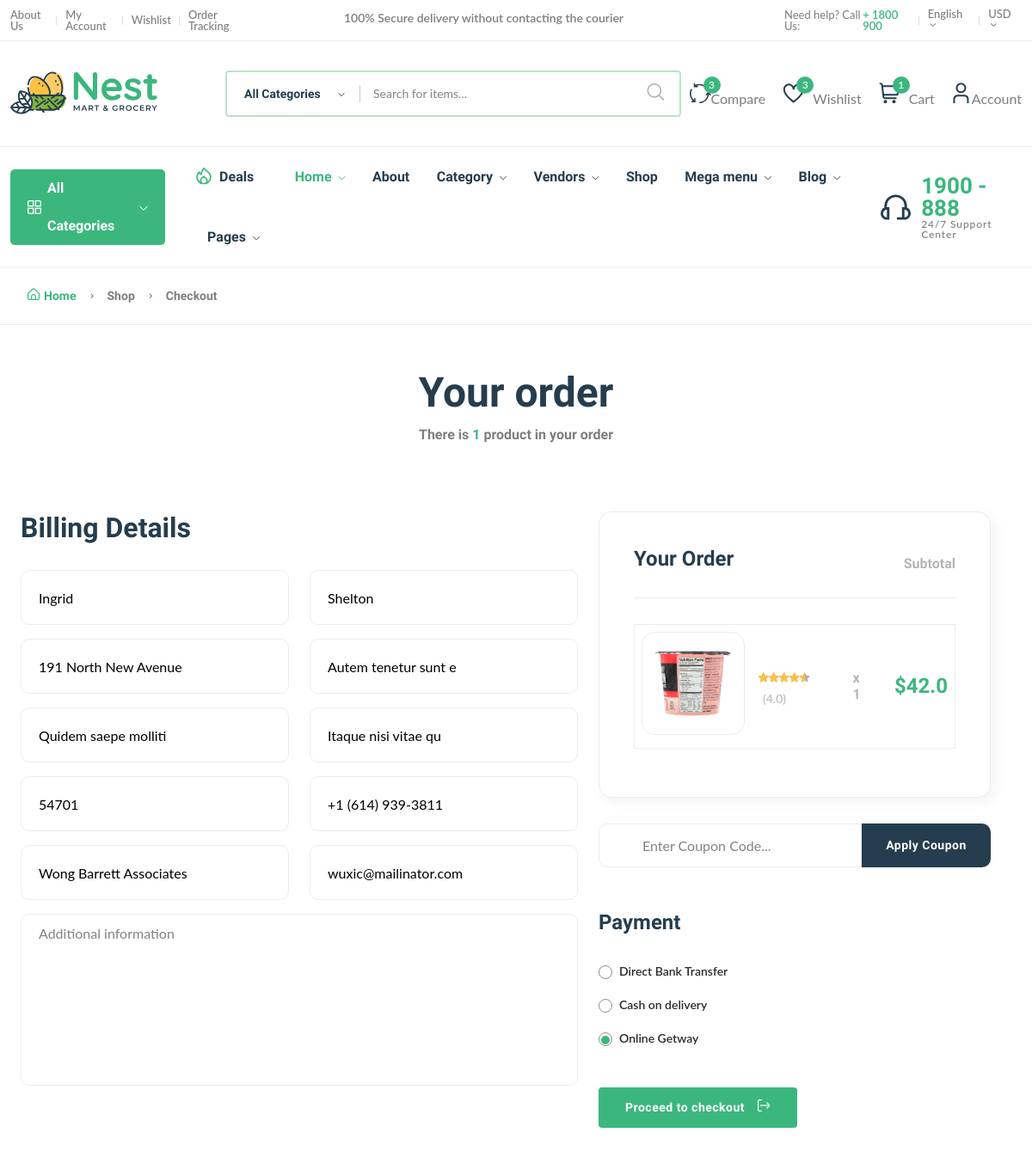
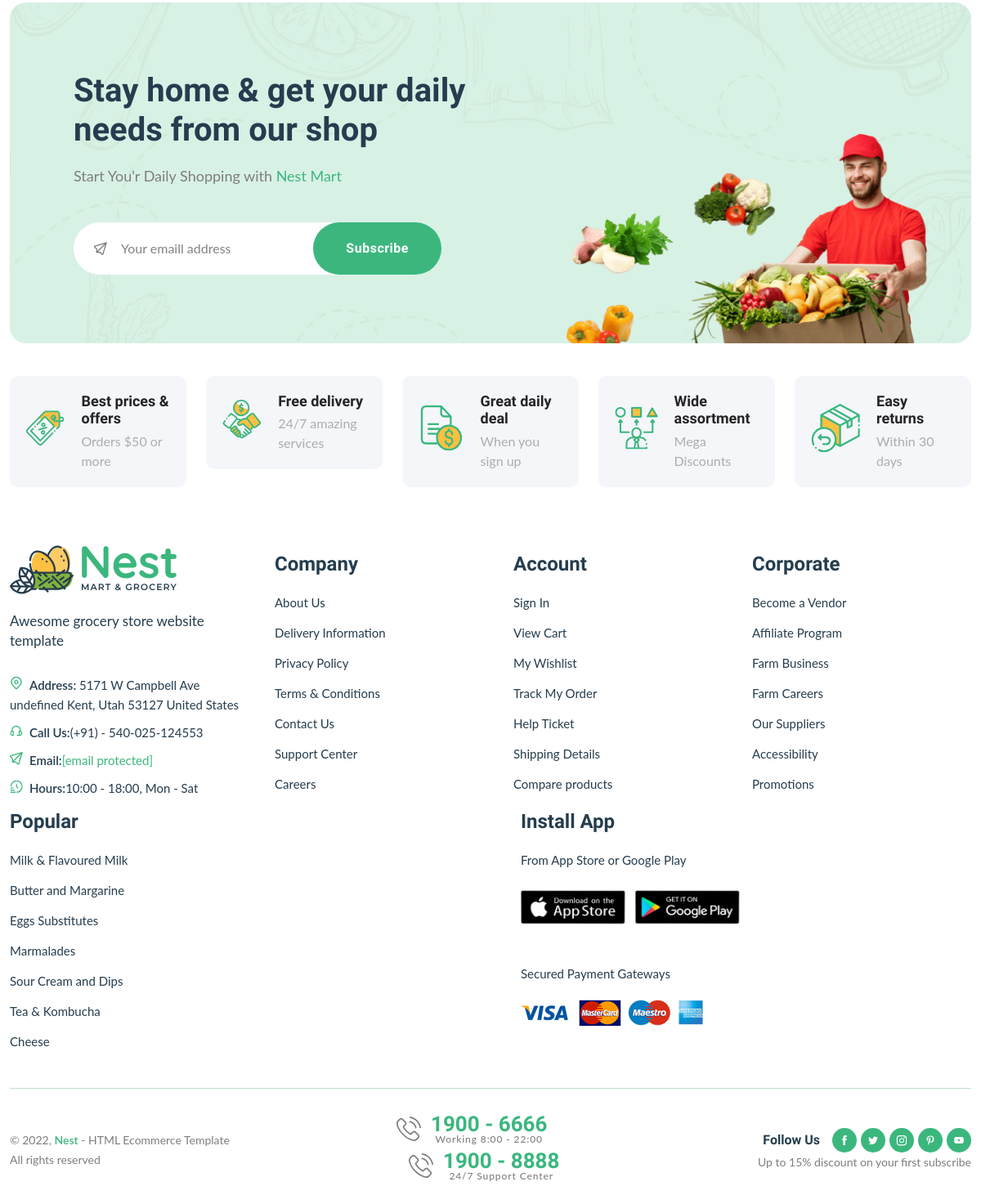
The page /order/place-order/ (signed in) on the database its author committed (2 pictures, top to bottom).
### userauths/models.py (models this page shows, shortened)
class Address(models.Model):
    user = models.ForeignKey(User, on_delete=models.CASCADE, blank=True)
    first_name = models.CharField(max_length=100, default='First name')
    last_name = models.CharField(max_length=100, default='Last name')
    address1 = models.CharField(max_length=255, default='Address 1')
    address2 = models.CharField(max_length=255, blank=True, null=True, default='Address 2')
    zipcode = models.CharField(max_length=20, blank=True, null=True, default='000')
    phone = models.CharField(max_length=20, null=True, default='Phone')
    city = models.CharField(max_length=255, blank=True, null=True, default='City')
    country = models.CharField(max_length=255, blank=True, null=True, default='Country')
    company_name = models.CharField(max_length=255, blank=True, null=True)
    email = models.EmailField()
    additional_information = models.TextField(blank=True, null=True)
    status = models.BooleanField(default=False)
    class Meta:
        verbose_name_plural = 'Address'

### cart/models.py (models this page shows, shortened)
class Cart(models.Model):
    user = models.ForeignKey(User, on_delete=models.CASCADE)
    product = models.ForeignKey(Product, on_delete=models.CASCADE, null=True, blank=True)
    product_quantity = models.IntegerField()
    product_subtotal = models.FloatField(null=True, blank=True)

### core/models.py (models this page shows, shortened)
class Product(models.Model):
    pid = ShortUUIDField(
        unique=True,
        length=10,
        max_length=30,
        alphabet='abcdefgh12345'
        )
    user = models.ForeignKey(User, on_delete=models.SET_NULL, null=True) # noqa
    category = models.ForeignKey(
        Category,
        on_delete=models.SET_NULL,
        null=True,
        related_name='category',
        )
    vendor = models.ForeignKey(
        Vendor,
        on_delete=models.SET_NULL,
        null=True,
        related_name='vendor'
        )
    title = models.CharField(max_length=100, default="Title here")
    image = models.ImageField(upload_to=user_directory_path, default='product.jpg') # noqa
    description = CKEditor5Field(null=True, blank=True, default='This is a product', config_name='extends') # noqa
    price = models.DecimalField(max_digits=99999999, decimal_places=2, default='0.99') # noqa
    old_price = models.DecimalField(max_digits=99999999, decimal_places=2, default='1.99') # noqa
    specifications = CKEditor5Field(null=True, blank=True, default='Specification', config_name='extends') # noqa
    tags = TaggableManager(blank=True)
    product_status = models.CharField(choices=STATUS, max_length=10, default='in_review') # noqa
    status = models.BooleanField(default=True)
    in_stock = models.BooleanField(default=True)
    featured = models.BooleanField(default=False)
    digital = models.BooleanField(default=False)
    stock_count = models.PositiveIntegerField(blank=True, null=True)
    product_type = models.CharField(max_length=100, default="Ornganic", blank=True, null=True)
    manufactured = models.DateTimeField(auto_now_add=False, null=True, blank=True)
    life = models.CharField(max_length=100, default="100 Days", blank=True, null=True)
    sku = ShortUUIDField(
        unique=True,
        length=4,
        max_length=10,
        prefix='sku',
        alphabet='1234567890'
        )
    date = models.DateTimeField(auto_now_add=True)
    updated = models.DateTimeField(auto_now=True)

### order/views.py (the view)
# urls.py: path("place-order/", views.place_order, name='place_order'),
def place_order(request):
    try:
        address = Address.objects.get(user=request.user)
    except Address.DoesNotExist:
        address = None
    total_amount = 0
    try:
        checkout_items = Cart.objects.filter(
            user=request.user
        )
        for item in checkout_items:
            total_amount += item.product_quantity * item.product.price
    except Cart.DoesNotExist:
        checkout_items = None
    try:
        order, order_created = Order.objects.get_or_create(
            user=request.user,
            price=total_amount,
            product_status='processing',
            paid_status=False,
            defaults={
                'address': address,
                'invoice_number': order_number()
            }
        )
        if not order_created:
            order.invoice_number = order_number()
            order.address = address
            order.save()
    except Order.DoesNotExist:
        pass
    try:
        for item in checkout_items:
            order_item, order_item_created = OrderItem.objects.get_or_create(
                order=order,
                item=item.product.title,
                quantity=item.product_quantity,
                image=item.product.image,
                price=item.product.price,
                total=item.product.price*item.product_quantity,
                product_status=order.product_status.capitalize()
            )
            if not order_item_created:
                order.save()
    except OrderItem.DoesNotExist:
        pass
    total_amount = 0
    try:
        checkout_items = Cart.objects.filter(
            user=request.user
        )
        for item in checkout_items:
            total_amount += item.product_quantity * item.product.price
    except Cart.DoesNotExist:
        checkout_items = None
    context = {
        'checkout_items': checkout_items,
        'total_item': checkout_items.count(),
        'total_amount': round(total_amount, 2),
        'order_number': order.invoice_number,
        'address': address
    }
    return render(request, 'order/place_order.html', context)

### core/context_processor.py (called while the page is built)
def default(request):
    categories = Category.objects.annotate(
        product_count=Count(
            'category',
            filter=Q(category__product_status='published')
        )
    )
    vendors = Vendor.objects.all()
    tags = Tag.objects.all()
    min_max_price = Product.objects.aggregate(Min('price'), Max('price'))
    context = {
        'categories': categories,
        'vendors': vendors,
        'tags': tags,
        'min_max_price': min_max_price,
    }
    return context

### core/models.py (called while the page is built)
    def __str__(self):
        return str(self.title)

### order/views.py (called while the page is built)
def order_number():
    now = datetime.datetime.now()
    return now.strftime("%Y%m%d%H%M%S")

### templates/order/place_order.html (shortened to what this page needs)
{% extends 'base.html' %} {% load static %} {% block content %}
<main class="main">
  <div class="page-header breadcrumb-wrap">
    <div class="container">
      <div class="breadcrumb">
        <a href="index.html" rel="nofollow"
          ><i class="fi-rs-home mr-5"></i>Home</a
        >
        <span></span> Shop <span></span> Checkout
      </div>
    </div>
  </div>
  <div class="container mb-80 mt-50">
    <div class="mb-40 text-center">
      <h1 class="heading-2 mb-10">Your order</h1>
      <h6 class="text-body">
        There {% if total_item > 1 %}
        <span>are</span>
        {% else %}
        <span>is</span>
        {% endif %}
        <span class="text-brand"> {{ total_item }} </span>
        product{{total_item|pluralize}} in your order
      </h6>
    </div>
  </div>
  <div class="row container">
    <div class="col-lg-7">
      <div class="row" id="order2checkout">
        <h3 class="mb-30">Billing Details</h3>
        <form id="userForm" method="POST">
          <div class="row">
            <div class="form-group col-lg-6">
              <input
                type="text"
                name="first_name"
                placeholder="First name *"
                required
                value="{{address.first_name}}"
              />
            </div>
            <div class="form-group col-lg-6">
              <input
                type="text"
                name="last_name"
                placeholder="Last name *"
                value="{{address.last_name}}"
              />
            </div>
          </div>
          <div class="row">
            <div class="form-group col-lg-6">
              <input
                type="text"
                name="address1"
                placeholder="Address *"
                required
                value="{{address.address1}}"
              />
            </div>
            <div class="form-group col-lg-6">
              <input
                type="text"
                name="address2"
                placeholder="Address line2"
                value="{{address.address2}}"
              />
            </div>
          </div>
          <div class="row">
            <div class="form-group col-lg-6">
              <input type="text" name="country" placeholder="Country *" value="{{address.country}}"/>
            </div>
            <div class="form-group col-lg-6">
              <input
                type="text"
                name="city"
                placeholder="City / Town *"
                required
                value="{{address.city}}"
              />
            </div>
          </div>
          <div class="row">
            <div class="form-group col-lg-6">
              <input
                type="text"
                name="zipcode"
                placeholder="Postcode / ZIP *"
                required
                value="{{address.zipcode}}"
              />
            </div>
            <div class="form-group col-lg-6">
              <input type="text" name="phone" placeholder="Phone *" required value="{{address.phone}}"/>
            </div>
          </div>
          <div class="row">
            <div class="form-group col-lg-6">
              <input
                type="text"
                name="company_name"
                placeholder="Company Name"
                value="{{address.company_name}}"
              />
            </div>
            <div class="form-group col-lg-6">
              <input
                type="text"
                name="email"
                placeholder="Email address *"
                required
                value="{{address.email}}"
              />
            </div>
          </div>
          <div class="form-group mb-30">
            <textarea
              name="additional_info"
              rows="5"
              placeholder="Additional information"
            ></textarea>
          </div>
        </form>
      </div>
    </div>
    <div class="col-lg-5">
      <div class="border p-40 cart-totals mb-30">
        <div class="d-flex align-items-end justify-content-between mb-30">
          <h4>Your Order</h4>
          <h6 class="text-muted">Subtotal</h6>
        </div>
        <div class="divider-2 mb-30"></div>
        <div class="table-responsive order_table checkout">
          <table class="table no-border">
            <tbody>
              {% for item in checkout_items %}
              <tr>
                <td class="image product-thumbnail">
                  <img src="{{item.product.image.url}}" alt="Product image" />
                </td>
                <td>
                  <div class="product-rate-cover">
                    <div class="product-rate d-inline-block">
                      <div class="product-rating" style="width: 90%"></div>
                    </div>
                    <span class="font-small ml-5 text-muted"> (4.0)</span>
                  </div>
                </td>
                <td>
                  <h6 class="text-muted pl-20 pr-20">
                    x {{item.product_quantity}}
                  </h6>
                </td>
                <td>
                  <h4 class="text-brand">${{item.product_subtotal}}</h4>
                </td>
              </tr>
              {% endfor %}
            </tbody>
          </table>
        </div>
      </div>
      <div class="payment">
        <div class="row mb-50">
          <div class="">
            <form method="post" class="apply-coupon">
              <input type="text" placeholder="Enter Coupon Code..." />
              <button class="btn btn-md" name="login">Apply Coupon</button>
            </form>
          </div>
        </div>
        <h4 class="mb-30">Payment</h4>
        <div class="payment_option">
          <div class="custome-radio">
            <label
              class="form-check-label"
              for="exampleRadios3"
              data-bs-toggle="collapse"
              data-target="#bankTranfer"
              aria-controls="bankTranfer"
              >Direct Bank Transfer</label
            >
          </div>
          <div class="custome-radio">
            <label
              class="form-check-label"
              for="exampleRadios4"
              data-bs-toggle="collapse"
              data-target="#checkPayment"
              aria-controls="checkPayment"
              >Cash on delivery</label
            >
          </div>
          <div class="custome-radio">
            <label
              class="form-check-label"
              for="exampleRadios5"
              data-bs-toggle="collapse"
              data-target="#paypal"
              aria-controls="paypal"
              >Online Getway</label
            >
          </div>
        </div>
        <button
          href="{% url 'checkout' %}"
          class="btn btn-fill-out btn-block mt-30 mb-30"
          id="checkout-btn"
        >
          Proceed to checkout<i class="fi-rs-sign-out ml-15"></i>
        </button>
      </div>
    </div>
  </div>
</main>
{% endblock content %}

### rows shown on the page
Address: first_name "Ingrid", last_name "Shelton", address1 "191 North New Avenue", address2 "Autem tenetur sunt e", country "Quidem saepe molliti", city "Itaque nisi vitae qu", zipcode "54701", phone "+1 (614) 939-3811", company_name "Wong Barrett Associates", email "wuxic@mailinator.com"
Cart: product.image (picture), product_quantity "1", product_subtotal "42.0"

### other values the page prints
{{ total_item_wishlist }} "3"
{{ total_item }} "1"
